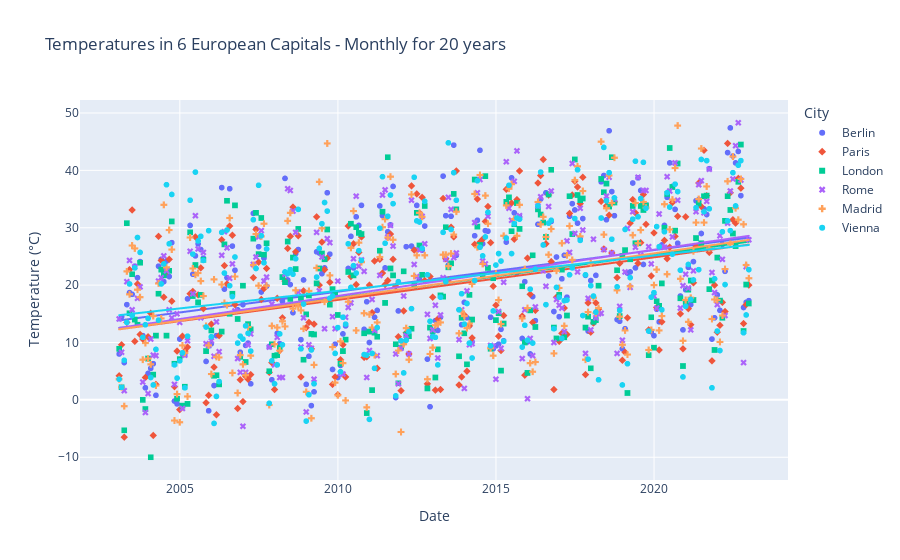

Notebook source saved alongside this figure:
### Markdown cell above
## Type of Data in This Time Series:
This dataset represents simulated monthly temperatures for six European capital cities—Berlin, Paris, London, Rome, Madrid, and Vienna—over a period of 20 years. Each city has its own time series of temperatures, with a distinction between winter (cooler months) and summer (warmer months).

Winter months (January, February, March, October, November, December) are simulated with an average temperature of around 6°C with some variability (standard deviation of 10°C).
Summer months (April through September) are simulated with an average temperature of around 27°C with a lower variability (standard deviation of 6°C).

## Seasonality:
Seasonality refers to regular, predictable patterns in time series data that repeat over a specific time period (e.g., monthly, yearly). In this case, the seasonality is evident:

Temperatures rise during the summer months (April–September) and fall during the winter months (October–March).
This type of seasonal cycle, typical in meteorological data, repeats annually.

### Code cell
import pandas as pd
import numpy as np
import plotly.express as px

# Generate date range: 20 years with 12 months per year (monthly data)
years = pd.date_range(start='2003-01-01', periods=240, freq='M')  # 240 months (20 years)
# Simulate temperatures for 6 capital cities
city_names = ['Berlin', 'Paris', 'London', 'Rome', 'Madrid', 'Vienna']

# Create an empty DataFrame to store the temperatures
df = pd.DataFrame(index=years, columns=city_names)

# Generate temperature data with a trend: rising by 0.5°C per year on average
np.random.seed(42)
base_winter_temp = 5  # Base temperature for winter months
base_summer_temp = 22  # Base temperature for summer months
yearly_trend = 0.7  # Temperature increases by 0.5°C per year

for i, (year, month) in enumerate(zip(df.index.year, df.index.month)):
    # Calculate how many years have passed since 2003 to apply the temperature trend
    year_offset = year - 2003
    trend_adjustment = year_offset * yearly_trend

    if month in [1, 2, 3, 10, 11, 12]:  # Winter months
        # Apply trend adjustment to winter base temperature
        df.iloc[i] = np.random.normal(base_winter_temp + trend_adjustment, 6, size=6)
    else:  # Summer months (April - September)
        # Apply trend adjustment to summer base temperature
        df.iloc[i] = np.random.normal(base_summer_temp + trend_adjustment, 6, size=6)

# Round the temperatures to one decimal place
df = df.apply(pd.to_numeric)  # Ensure the DataFrame contains numeric values
df = df.round(1)  # Round to 1 decimal place

# Reshape df for Plotly Express, custom colors and symbols
df_reset = df.reset_index().melt(id_vars="index", var_name="City", value_name="Temperature")
df_reset.columns = ['Date', 'City', 'Temperature']

# Plot using Plotly Express
fig = px.scatter(df_reset, x='Date', y='Temperature', color='City', symbol='City',
              title="Temperatures in 6 European Capitals - Monthly for 20 years",
              labels={'Temperature': 'Temperature (°C)'}, trendline="ols", color_discrete_map={
                  'Berlin': '#636EFA',   # Medium Light Blue
                  'Paris': '#EF553B',    # Bright Red
                  'London': '#00CC96',   # Teal
                  'Rome': '#AB63FA',     # Light Purple
                  'Madrid': '#FFA15A',   # Vibrant Orange
                  'Vienna': '#19D3F3'    # Light Blue (Cyan)
                }) 

# ordinary least square trendlines

# Show the plot
fig.show()

### Figure 1 — Plotly figure (JSON) as saved in the notebook; plotly's stock layout.template omitted (floating-point values rounded to 4 significant figures; data arrays with more than 128 entries replaced by an {"elided": "..."} marker saying what was removed)
{"data": [{"hovertemplate": "City=Berlin<br>Date=%{x}<br>Temperature (°C)=%{y}<extra></extra>", "legendgroup": "Berlin", "marker": {"color": "#636EFA", "symbol": "circle"}, "mode": "markers", "name": "Berlin", "showlegend": true, "type": "scattergl", "x": {"elided": "240 str values"}, "xaxis": "x", "y": {"elided": "240 float values"}, "yaxis": "y"}, {"hovertemplate": "<b>OLS trendline</b><br>Temperature = 2.29623e-08 * Date + -10.1275<br>R<sup>2</sup>=0.142680<br><br>City=Berlin<br>Date=%{x}<br>Temperature (°C)=%{y} <b>(trend)</b><extra></extra>", "legendgroup": "Berlin", "marker": {"color": "#636EFA", "symbol": "circle"}, "mode": "lines", "name": "Berlin", "showlegend": false, "type": "scattergl", "x": {"elided": "240 str values"}, "xaxis": "x", "y": {"elided": "240 float values"}, "yaxis": "y"}, {"hovertemplate": "City=Paris<br>Date=%{x}<br>Temperature (°C)=%{y}<extra></extra>", "legendgroup": "Paris", "marker": {"color": "#EF553B", "symbol": "diamond"}, "mode": "markers", "name": "Paris", "showlegend": true, "type": "scattergl", "x": {"elided": "240 str values"}, "xaxis": "x", "y": {"elided": "240 float values"}, "yaxis": "y"}, {"hovertemplate": "<b>OLS trendline</b><br>Temperature = 2.34963e-08 * Date + -12.2315<br>R<sup>2</sup>=0.142447<br><br>City=Paris<br>Date=%{x}<br>Temperature (°C)=%{y} <b>(trend)</b><extra></extra>", "legendgroup": "Paris", "marker": {"color": "#EF553B", "symbol": "diamond"}, "mode": "lines", "name": "Paris", "showlegend": false, "type": "scattergl", "x": {"elided": "240 str values"}, "xaxis": "x", "y": {"elided": "240 float values"}, "yaxis": "y"}, {"hovertemplate": "City=London<br>Date=%{x}<br>Temperature (°C)=%{y}<extra></extra>", "legendgroup": "London", "marker": {"color": "#00CC96", "symbol": "square"}, "mode": "markers", "name": "London", "showlegend": true, "type": "scattergl", "x": {"elided": "240 str values"}, "xaxis": "x", "y": {"elided": "240 float values"}, "yaxis": "y"}, {"hovertemplate": "<b>OLS trendline</b><br>Temperature = 2.3876e-08 * Date + -12.3606<br>R<sup>2</sup>=0.153079<br><br>City=London<br>Date=%{x}<br>Temperature (°C)=%{y} <b>(trend)</b><extra></extra>", "legendgroup": "London", "marker": {"color": "#00CC96", "symbol": "square"}, "mode": "lines", "name": "London", "showlegend": false, "type": "scattergl", "x": {"elided": "240 str values"}, "xaxis": "x", "y": {"elided": "240 float values"}, "yaxis": "y"}, {"hovertemplate": "City=Rome<br>Date=%{x}<br>Temperature (°C)=%{y}<extra></extra>", "legendgroup": "Rome", "marker": {"color": "#AB63FA", "symbol": "x"}, "mode": "markers", "name": "Rome", "showlegend": true, "type": "scattergl", "x": {"elided": "240 str values"}, "xaxis": "x", "y": {"elided": "240 float values"}, "yaxis": "y"}, {"hovertemplate": "<b>OLS trendline</b><br>Temperature = 2.55298e-08 * Date + -14.1084<br>R<sup>2</sup>=0.178114<br><br>City=Rome<br>Date=%{x}<br>Temperature (°C)=%{y} <b>(trend)</b><extra></extra>", "legendgroup": "Rome", "marker": {"color": "#AB63FA", "symbol": "x"}, "mode": "lines", "name": "Rome", "showlegend": false, "type": "scattergl", "x": {"elided": "240 str values"}, "xaxis": "x", "y": {"elided": "240 float values"}, "yaxis": "y"}, {"hovertemplate": "City=Madrid<br>Date=%{x}<br>Temperature (°C)=%{y}<extra></extra>", "legendgroup": "Madrid", "marker": {"color": "#FFA15A", "symbol": "cross"}, "mode": "markers", "name": "Madrid", "showlegend": true, "type": "scattergl", "x": {"elided": "240 str values"}, "xaxis": "x", "y": {"elided": "240 float values"}, "yaxis": "y"}, {"hovertemplate": "<b>OLS trendline</b><br>Temperature = 2.47829e-08 * Date + -13.5656<br>R<sup>2</sup>=0.156427<br><br>City=Madrid<br>Date=%{x}<br>Temperature (°C)=%{y} <b>(trend)</b><extra></extra>", "legendgroup": "Madrid", "marker": {"color": "#FFA15A", "symbol": "cross"}, "mode": "lines", "name": "Madrid", "showlegend": false, "type": "scattergl", "x": {"elided": "240 str values"}, "xaxis": "x", "y": {"elided": "240 float values"}, "yaxis": "y"}, {"hovertemplate": "City=Vienna<br>Date=%{x}<br>Temperature (°C)=%{y}<extra></extra>", "legendgroup": "Vienna", "marker": {"color": "#19D3F3", "symbol": "circle"}, "mode": "markers", "name": "Vienna", "showlegend": true, "type": "scattergl", "x": {"elided": "240 str values"}, "xaxis": "x", "y": {"elided": "240 float values"}, "yaxis": "y"}, {"hovertemplate": "<b>OLS trendline</b><br>Temperature = 1.94797e-08 * Date + -5.5777<br>R<sup>2</sup>=0.097713<br><br>City=Vienna<br>Date=%{x}<br>Temperature (°C)=%{y} <b>(trend)</b><extra></extra>", "legendgroup": "Vienna", "marker": {"color": "#19D3F3", "symbol": "circle"}, "mode": "lines", "name": "Vienna", "showlegend": false, "type": "scattergl", "x": {"elided": "240 str values"}, "xaxis": "x", "y": {"elided": "240 float values"}, "yaxis": "y"}], "layout": {"legend": {"title": {"text": "City"}, "tracegroupgap": 0}, "title": {"text": "Temperatures in 6 European Capitals - Monthly for 20 years"}, "xaxis": {"anchor": "y", "domain": [0, 1], "title": {"text": "Date"}}, "yaxis": {"anchor": "x", "domain": [0, 1], "title": {"text": "Temperature (°C)"}}}}
